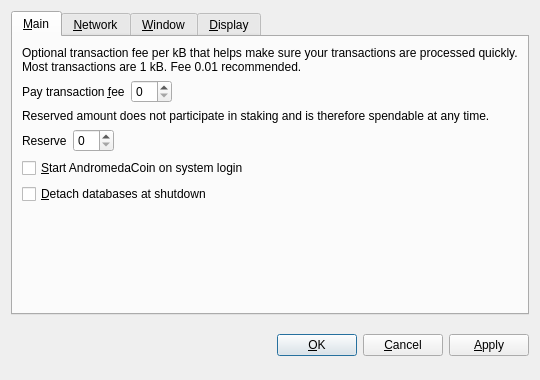
<?xml version="1.0" encoding="UTF-8"?>
<ui version="4.0">
 <class>OptionsDialog</class>
 <widget class="QDialog" name="OptionsDialog">
  <property name="geometry">
   <rect>
    <x>0</x>
    <y>0</y>
    <width>540</width>
    <height>380</height>
   </rect>
  </property>
  <property name="windowTitle">
   <string>Options</string>
  </property>
  <property name="modal">
   <bool>true</bool>
  </property>
  <layout class="QVBoxLayout" name="verticalLayout">
   <item>
    <widget class="QTabWidget" name="tabWidget">
     <property name="tabPosition">
      <enum>QTabWidget::North</enum>
     </property>
     <property name="currentIndex">
      <number>0</number>
     </property>
     <widget class="QWidget" name="tabMain">
      <attribute name="title">
       <string>&amp;Main</string>
      </attribute>
      <layout class="QVBoxLayout" name="verticalLayout_Main">
       <item>
        <widget class="QLabel" name="transactionFeeInfoLabel">
         <property name="text">
          <string>Optional transaction fee per kB that helps make sure your transactions are processed quickly. Most transactions are 1 kB. Fee 0.01 recommended.</string>
         </property>
         <property name="textFormat">
          <enum>Qt::PlainText</enum>
         </property>
         <property name="wordWrap">
          <bool>true</bool>
         </property>
        </widget>
       </item>
       <item>
        <layout class="QHBoxLayout" name="horizontalLayoutFee">
         <item>
          <widget class="QLabel" name="transactionFeeLabel">
           <property name="text">
            <string>Pay transaction &amp;fee</string>
           </property>
           <property name="textFormat">
            <enum>Qt::PlainText</enum>
           </property>
           <property name="buddy">
            <cstring>transactionFee</cstring>
           </property>
          </widget>
         </item>
         <item>
          <widget class="BitcoinAmountField" name="transactionFee"/>
         </item>
         <item>
          <spacer name="horizontalSpacerFee">
           <property name="orientation">
            <enum>Qt::Horizontal</enum>
           </property>
           <property name="sizeHint" stdset="0">
            <size>
             <width>40</width>
             <height>20</height>
            </size>
           </property>
          </spacer>
         </item>
        </layout>
       </item>
       <item>
        <widget class="QLabel" name="reserveBalanceInfoLabel">
         <property name="text">
          <string>Reserved amount does not participate in staking and is therefore spendable at any time.</string>
         </property>
         <property name="textFormat">
          <enum>Qt::PlainText</enum>
         </property>
         <property name="wordWrap">
          <bool>true</bool>
         </property>
        </widget>
       </item>
       <item>
        <layout class="QHBoxLayout" name="horizontalLayoutReserveBalance">
         <item>
          <widget class="QLabel" name="reserveBalanceLabel">
           <property name="text">
            <string>Reserve</string>
           </property>
           <property name="textFormat">
            <enum>Qt::PlainText</enum>
           </property>
           <property name="buddy">
            <cstring>reserveBalance</cstring>
           </property>
          </widget>
         </item>
         <item>
          <widget class="BitcoinAmountField" name="reserveBalance"/>
         </item>
         <item>
          <spacer name="horizontalSpacerReserveBalance">
           <property name="orientation">
            <enum>Qt::Horizontal</enum>
           </property>
           <property name="sizeHint" stdset="0">
            <size>
             <width>40</width>
             <height>20</height>
            </size>
           </property>
          </spacer>
         </item>
        </layout>
       </item>
       <item>
        <widget class="QCheckBox" name="bitcoinAtStartup">
         <property name="toolTip">
          <string>Automatically start AndromedaCoin after logging in to the system.</string>
         </property>
         <property name="text">
          <string>&amp;Start AndromedaCoin on system login</string>
         </property>
        </widget>
       </item>
       <item>
        <widget class="QCheckBox" name="detachDatabases">
         <property name="toolTip">
          <string>Detach block and address databases at shutdown. This means they can be moved to another data directory, but it slows down shutdown. The wallet is always detached.</string>
         </property>
         <property name="text">
          <string>&amp;Detach databases at shutdown</string>
         </property>
        </widget>
       </item>
       <item>
        <spacer name="verticalSpacer_Main">
         <property name="orientation">
          <enum>Qt::Vertical</enum>
         </property>
         <property name="sizeHint" stdset="0">
          <size>
           <width>20</width>
           <height>40</height>
          </size>
         </property>
        </spacer>
       </item>
      </layout>
     </widget>
     <widget class="QWidget" name="tabNetwork">
      <attribute name="title">
       <string>&amp;Network</string>
      </attribute>
      <layout class="QVBoxLayout" name="verticalLayout_Network">
       <item>
        <widget class="QCheckBox" name="mapPortUpnp">
         <property name="toolTip">
          <string>Automatically open the AndromedaCoin client port on the router. This only works when your router supports UPnP and it is enabled.</string>
         </property>
         <property name="text">
          <string>Map port using &amp;UPnP</string>
         </property>
        </widget>
       </item>
       <item>
        <widget class="QCheckBox" name="connectSocks">
         <property name="toolTip">
          <string>Connect to the AndromedaCoin network through a SOCKS proxy (e.g. when connecting through Tor).</string>
         </property>
         <property name="text">
          <string>&amp;Connect through SOCKS proxy:</string>
         </property>
        </widget>
       </item>
       <item>
        <layout class="QHBoxLayout" name="horizontalLayout_Network">
         <item>
          <widget class="QLabel" name="proxyIpLabel">
           <property name="text">
            <string>Proxy &amp;IP:</string>
           </property>
           <property name="textFormat">
            <enum>Qt::PlainText</enum>
           </property>
           <property name="buddy">
            <cstring>proxyIp</cstring>
           </property>
          </widget>
         </item>
         <item>
          <widget class="QValidatedLineEdit" name="proxyIp">
           <property name="maximumSize">
            <size>
             <width>140</width>
             <height>16777215</height>
            </size>
           </property>
           <property name="toolTip">
            <string>IP address of the proxy (e.g. 127.0.0.1)</string>
           </property>
          </widget>
         </item>
         <item>
          <widget class="QLabel" name="proxyPortLabel">
           <property name="text">
            <string>&amp;Port:</string>
           </property>
           <property name="textFormat">
            <enum>Qt::PlainText</enum>
           </property>
           <property name="buddy">
            <cstring>proxyPort</cstring>
           </property>
          </widget>
         </item>
         <item>
          <widget class="QLineEdit" name="proxyPort">
           <property name="maximumSize">
            <size>
             <width>55</width>
             <height>16777215</height>
            </size>
           </property>
           <property name="toolTip">
            <string>Port of the proxy (e.g. 9050)</string>
           </property>
          </widget>
         </item>
         <item>
          <widget class="QLabel" name="socksVersionLabel">
           <property name="text">
            <string>SOCKS &amp;Version:</string>
           </property>
           <property name="textFormat">
            <enum>Qt::PlainText</enum>
           </property>
           <property name="buddy">
            <cstring>socksVersion</cstring>
           </property>
          </widget>
         </item>
         <item>
          <widget class="QValueComboBox" name="socksVersion">
           <property name="toolTip">
            <string>SOCKS version of the proxy (e.g. 5)</string>
           </property>
          </widget>
         </item>
         <item>
          <spacer name="horizontalSpacer_Network">
           <property name="orientation">
            <enum>Qt::Horizontal</enum>
           </property>
           <property name="sizeHint" stdset="0">
            <size>
             <width>40</width>
             <height>20</height>
            </size>
           </property>
          </spacer>
         </item>
        </layout>
       </item>
       <item>
        <spacer name="verticalSpacer_Network">
         <property name="orientation">
          <enum>Qt::Vertical</enum>
         </property>
         <property name="sizeHint" stdset="0">
          <size>
           <width>20</width>
           <height>40</height>
          </size>
         </property>
        </spacer>
       </item>
      </layout>
     </widget>
     <widget class="QWidget" name="tabWindow">
      <attribute name="title">
       <string>&amp;Window</string>
      </attribute>
      <layout class="QVBoxLayout" name="verticalLayout_Window">
       <item>
        <widget class="QCheckBox" name="minimizeToTray">
         <property name="toolTip">
          <string>Show only a tray icon after minimizing the window.</string>
         </property>
         <property name="text">
          <string>&amp;Minimize to the tray instead of the taskbar</string>
         </property>
        </widget>
       </item>
       <item>
        <widget class="QCheckBox" name="minimizeOnClose">
         <property name="toolTip">
          <string>Minimize instead of exit the application when the window is closed. When this option is enabled, the application will be closed only after selecting Quit in the menu.</string>
         </property>
         <property name="text">
          <string>M&amp;inimize on close</string>
         </property>
        </widget>
       </item>
       <item>
        <spacer name="verticalSpacer_Window">
         <property name="orientation">
          <enum>Qt::Vertical</enum>
         </property>
         <property name="sizeHint" stdset="0">
          <size>
           <width>20</width>
           <height>40</height>
          </size>
         </property>
        </spacer>
       </item>
      </layout>
     </widget>
     <widget class="QWidget" name="tabDisplay">
      <attribute name="title">
       <string>&amp;Display</string>
      </attribute>
      <layout class="QVBoxLayout" name="verticalLayout_Display">
       <item>
        <layout class="QHBoxLayout" name="horizontalLayout_1_Display">
         <item>
          <widget class="QLabel" name="langLabel">
           <property name="text">
            <string>User Interface &amp;language:</string>
           </property>
           <property name="textFormat">
            <enum>Qt::PlainText</enum>
           </property>
           <property name="buddy">
            <cstring>lang</cstring>
           </property>
          </widget>
         </item>
         <item>
          <widget class="QValueComboBox" name="lang">
           <property name="toolTip">
            <string>The user interface language can be set here. This setting will take effect after restarting AndromedaCoin.</string>
           </property>
          </widget>
         </item>
        </layout>
       </item>
       <item>
        <layout class="QHBoxLayout" name="horizontalLayout_2_Display">
         <item>
          <widget class="QLabel" name="unitLabel">
           <property name="text">
            <string>&amp;Unit to show amounts in:</string>
           </property>
           <property name="textFormat">
            <enum>Qt::PlainText</enum>
           </property>
           <property name="buddy">
            <cstring>unit</cstring>
           </property>
          </widget>
         </item>
         <item>
          <widget class="QValueComboBox" name="unit">
           <property name="toolTip">
            <string>Choose the default subdivision unit to show in the interface and when sending coins.</string>
           </property>
          </widget>
         </item>
        </layout>
       </item>
       <item>
        <widget class="QCheckBox" name="displayAddresses">
         <property name="toolTip">
          <string>Whether to show AndromedaCoin addresses in the transaction list or not.</string>
         </property>
         <property name="text">
          <string>&amp;Display addresses in transaction list</string>
         </property>
        </widget>
       </item>
       <item>
        <widget class="QCheckBox" name="coinControlFeatures">
         <property name="toolTip">
          <string>Whether to show coin control features or not.</string>
         </property>
         <property name="text">
          <string>Display coin &amp;control features (experts only!)</string>
         </property>
        </widget>
       </item>
       <item>
        <spacer name="verticalSpacer_Display">
         <property name="orientation">
          <enum>Qt::Vertical</enum>
         </property>
         <property name="sizeHint" stdset="0">
          <size>
           <width>20</width>
           <height>40</height>
          </size>
         </property>
        </spacer>
       </item>
      </layout>
     </widget>
    </widget>
   </item>
   <item>
    <layout class="QHBoxLayout" name="horizontalLayout_Buttons">
     <item>
      <spacer name="horizontalSpacer_1">
       <property name="orientation">
        <enum>Qt::Horizontal</enum>
       </property>
       <property name="sizeHint" stdset="0">
        <size>
         <width>40</width>
         <height>48</height>
        </size>
       </property>
      </spacer>
     </item>
     <item>
      <widget class="QLabel" name="statusLabel">
       <property name="font">
        <font>
         <weight>75</weight>
         <bold>true</bold>
        </font>
       </property>
       <property name="text">
        <string/>
       </property>
       <property name="textFormat">
        <enum>Qt::PlainText</enum>
       </property>
       <property name="wordWrap">
        <bool>true</bool>
       </property>
      </widget>
     </item>
     <item>
      <spacer name="horizontalSpacer_2">
       <property name="orientation">
        <enum>Qt::Horizontal</enum>
       </property>
       <property name="sizeHint" stdset="0">
        <size>
         <width>40</width>
         <height>48</height>
        </size>
       </property>
      </spacer>
     </item>
     <item>
      <widget class="QPushButton" name="okButton">
       <property name="text">
        <string>&amp;OK</string>
       </property>
      </widget>
     </item>
     <item>
      <widget class="QPushButton" name="cancelButton">
       <property name="text">
        <string>&amp;Cancel</string>
       </property>
       <property name="autoDefault">
        <bool>false</bool>
       </property>
      </widget>
     </item>
     <item>
      <widget class="QPushButton" name="applyButton">
       <property name="text">
        <string>&amp;Apply</string>
       </property>
       <property name="autoDefault">
        <bool>false</bool>
       </property>
      </widget>
     </item>
    </layout>
   </item>
  </layout>
 </widget>
 <customwidgets>
  <customwidget>
   <class>BitcoinAmountField</class>
   <extends>QSpinBox</extends>
   <header>bitcoinamountfield.h</header>
  </customwidget>
  <customwidget>
   <class>QValueComboBox</class>
   <extends>QComboBox</extends>
   <header>qvaluecombobox.h</header>
  </customwidget>
  <customwidget>
   <class>QValidatedLineEdit</class>
   <extends>QLineEdit</extends>
   <header>qvalidatedlineedit.h</header>
  </customwidget>
 </customwidgets>
 <resources/>
 <connections/>
</ui>
